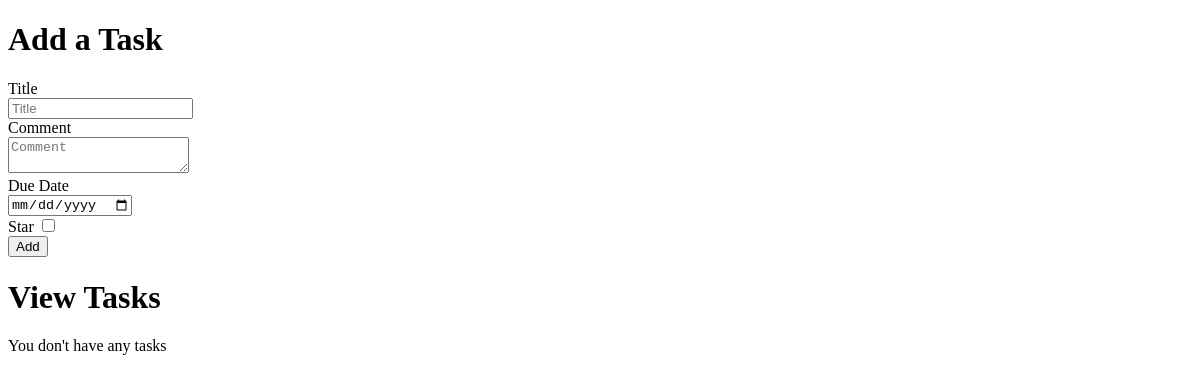
Before: / with the older database file.
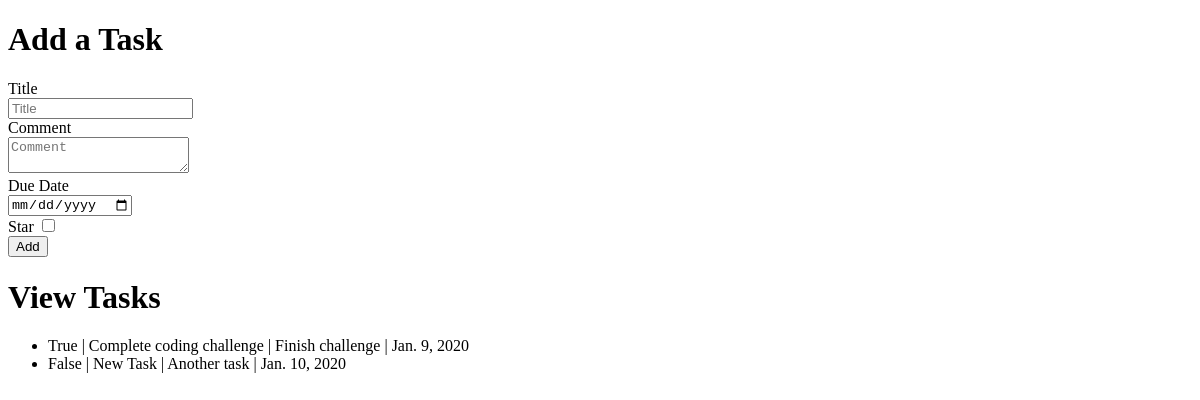
After: the same page with the newer database file.
### viewTasks/models.py (models this page shows)
class TaskItem(models.Model):
    title = models.TextField(max_length=100, default='title', null=True)
    comment = models.TextField(max_length=240, default='comment', null=True)
    due_date = models.DateField(default='2020-01-01', null=True)
    star = models.BooleanField(null=True)

### viewTasks/views.py (the view)
# urls.py: path('', viewAll),
def viewAll(request):
    all_items = TaskItem.objects.all()
    template = loader.get_template('viewTasks/index.html')
    context = {
        'all_items': all_items,
    }
    return HttpResponse(template.render(context, request))

### viewTasks/templates/viewTasks/index.html (shortened to what this page needs)
<!DOCTYPE html>
<html>
<body>
    <h1>Add a Task</h1>
    <form id=add-task action="/addTask/" method="POST">
        <label>Title</label><br>
        <input type="text" name="title" placeholder="Title" /><br>
        <label>Comment</label><br>
        <textarea name="comment" placeholder="Comment"></textarea><br>
        <label>Due Date</label><br>
        <input type="date" name="due_date" placeholder="Due Date (yyyy-mm-dd)" />
        <br>
        <lable>Star</lable>
        <input type="checkbox" name="star"><br>
        <input type="submit" value="Add" />
    </form>
    <h1>View Tasks</h1>
    {% if all_items %}
    <ul>
        {% for item in all_items %}
        <li>{{ item.star }} | {{ item.title }} | {{ item.comment }} | {{ item.due_date }}</li>
        {% endfor %}
    </ul>
    {% else %}
    <p>You don't have any tasks</p>
    {% endif %}
</body>
</html>

Changed rows visible on the page:
added TaskItem: star "True", title "Complete coding challenge", comment "Finish challenge", due_date "Jan. 9, 2020"
added TaskItem: star "False", title "New Task", comment "Another task", due_date "Jan. 10, 2020"
Other visible differences:
text no longer shown: "You don't have any tasks"
